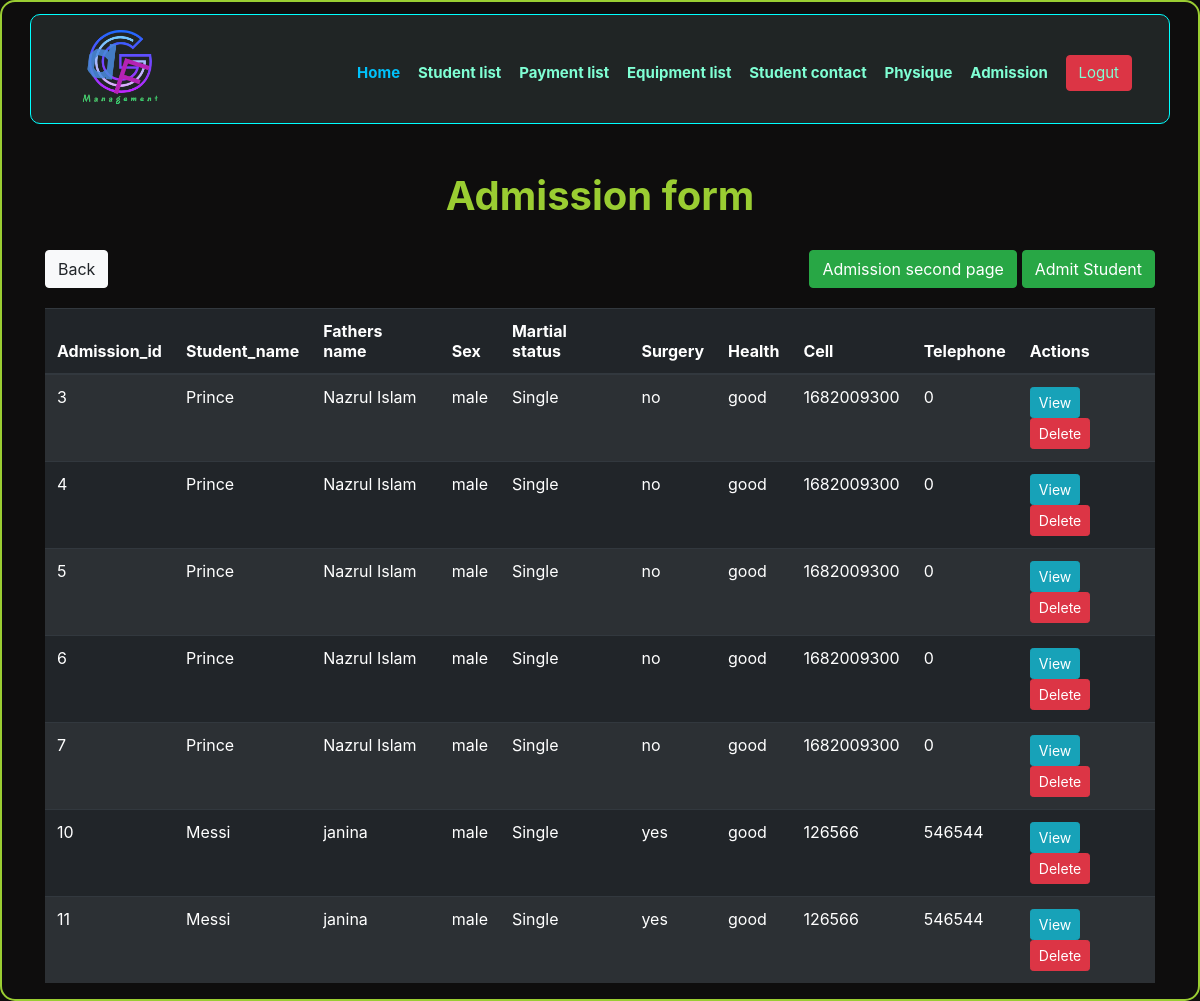
The app's page /admission_form_view.php (signed in) with its own data.
### tables this page shows
CREATE TABLE `admission_form` (
  `Admission_id` int(15) NOT NULL,
  `Student_name` varchar(30) NOT NULL,
  `Fathers_name` varchar(30) NOT NULL,
  `Sex` text NOT NULL,
  `Martial_status` text NOT NULL,
  `Surgery` text NOT NULL,
  `Health` text NOT NULL,
  `Cell` int(15) NOT NULL,
  `Telephone` int(15) NOT NULL,
  `Present_address` varchar(50) NOT NULL,
  `Permanent_address` varchar(50) NOT NULL,
  `Height` varchar(15) NOT NULL,
  `Joining_weight` varchar(15) NOT NULL,
  `Present_weight` varchar(15) NOT NULL,
  `Desire_weight` varchar(15) NOT NULL,
  `Joining_date` date NOT NULL
);

### admission_form_view.php (the view, shortened to what this page needs)
<?php
$db_host = 'localhost';
$db_user = 'root';
$db_pass = '';
$db_name = 'fdg_database';
$conn = mysqli_connect($db_host, $db_user, $db_pass, $db_name);
$sql = 'SELECT *
		FROM admission_form';
$query = mysqli_query($conn, $sql);
?>
<html>
<head>
    <link rel="stylesheet" href="https://stackpath.bootstrapcdn.com/bootstrap/4.1.3/css/bootstrap.min.css">
    <link rel="stylesheet" href="css/style.css">
    <link href="https://unpkg.com/aos@2.3.1/dist/aos.css" rel="stylesheet">
</head>
<body class="neon">
    <section>
        <header class="container" style="background-color:#202525">
            <div class="logo">
                <img src="images/fdg.png" alt="Logo">
            </div>
            <nav class="nav_bar">
                <ul>
                    <li class="active"><a href="success.php">Home</a></li>
                    <li><a class="another_active" href="student_information_view.php">Student list</a></li>
                    <li><a href="payment_information_view.php">Payment list</a></li>
                    <li><a href="equipment_information_view.php">Equipment list</a></li>
                    <li><a href="contact_information_view.php">Student contact</a></li>
                    <li><a href="physique_information_view.php">Physique</a></li>
                    <li><a href="admission_form_view.php">Admission</a></li>
                    <li>
                        <a class="btn btn-danger" href="logout.php">Logut</a></li>
                </ul>
            </nav>
        </header>
    </section>
    <section>
        <div class="container" data-aos="flip-up">
            <br>
            <br>
            <h1>Admission form</h1>
            <div class="back">
                <a class="btn btn-light" href="success.php">Back</a>
            </div>
            <div class="insert">
                <a class="btn btn-success" href="admission_form.php">Admit Student</a>
            </div>
            <div class="inser">
                <a class="btn btn-success" href="admission_form_view2.php">Admission second page</a>
            </div>
            <table class="table table-striped table-dark">
                <thead>
                    <tr>
                        <th scope="col">Admission_id</th>
                        <th scope="col">Student_name</th>
                        <th scope="col">Fathers name</th>
                        <th scope="col">Sex</th>
                        <th scope="col">Martial status</th>
                        <th scope="col">Surgery</th>
                        <th scope="col">Health</th>
                        <th scope="col">Cell</th>
                        <th scope="col">Telephone</th>
                        <th scope="col">Actions</th>
                    </tr>
                </thead>
                <tbody>
                    <?php
            while ($row=mysqli_fetch_assoc($query)){
          ?>
                    <tr>
                        <td>
                            <?php echo $row['Admission_id']; ?>
                        </td>
                        <td>
                            <?php echo $row['Student_name']; ?>
                        </td>
                        <td>
                            <?php echo $row['Fathers_name']; ?>
                        </td>
                        <td>
                            <?php echo $row['Sex']; ?>
                        </td>
                        <td>
                            <?php echo $row['Martial_status']; ?>
                        </td>
                        <td>
                            <?php echo $row['Surgery']; ?>
                        </td>
                        <td>
                            <?php echo $row['Health']; ?>
                        </td>
                        <td>
                            <?php echo $row['Cell']; ?>
                        </td>
                        <td>
                            <?php echo $row['Telephone']; ?>
                        </td>
                        <td>
                            <a class="btn btn-info btn-sm" href="admission_information_indiView.php?Admission_id=<?php echo $row['Admission_id']; ?>">View</a>
                            <a class="btn btn-danger btn-sm" href="admission_delete.php?Admission_id=<?php echo $row['Admission_id']; ?>" onclick="return confirm('Are You sure?')">Delete</a>
                        </td>
                    </tr>
                    <?php } ?>
                </tbody>
            </table>
        </div>
    </section>
</body>
</html>

### css/style.css (style rules this page uses)
header { height: 110px; background-color: aliceblue; border-radius: 10px; }
.logo > img { width: 155px; margin-top: -15px; position: relative; }
.nav_bar > ul > li { list-style: none; display: inline-block; }
.nav_bar > ul > li > a { text-decoration: none; font-size: 15px; margin-left: -8px; margin-right: 22px; color: aquamarine; }
.nav_bar > ul > .active > a { color: #00c1fb; }
.another_active { color: aquamarine; }
.logo { float: left; position: absolute; font-weight: bolder; font-style: italic; color: aliceblue; }
.nav_bar { float: right; margin-top: 40px; font-weight: 700; }
.neon { border-width: 2px; border-style: solid; border-color: #9acd32; border-radius: 15px; }
html { height: 100%; }
body { background-color: #0e0d0d; }
h1 { color: #9acd32; text-align: center; margin-bottom: 30px; font-weight: bold; }
.insert { float: right; color: aqua; margin-bottom: 20px; }
.back { float: left; }
header { background-color: #202525; margin-top: 1%; border-width: 1px; border-style: solid; border-color: aqua; }
.inser { float: right; color: aqua; margin-bottom: 20px; margin-right: 5px; }

### records on screen
admission_form: Admission_id "3", Student_name "Prince", Fathers_name "Nazrul Islam", Sex "male", Martial_status "Single", Surgery "no", Health "good", Cell "1682009300", Telephone "0"
admission_form: Admission_id "4", Student_name "Prince", Fathers_name "Nazrul Islam", Sex "male", Martial_status "Single", Surgery "no", Health "good", Cell "1682009300", Telephone "0"
admission_form: Admission_id "5", Student_name "Prince", Fathers_name "Nazrul Islam", Sex "male", Martial_status "Single", Surgery "no", Health "good", Cell "1682009300", Telephone "0"
admission_form: Admission_id "6", Student_name "Prince", Fathers_name "Nazrul Islam", Sex "male", Martial_status "Single", Surgery "no", Health "good", Cell "1682009300", Telephone "0"
admission_form: Admission_id "7", Student_name "Prince", Fathers_name "Nazrul Islam", Sex "male", Martial_status "Single", Surgery "no", Health "good", Cell "1682009300", Telephone "0"
admission_form: Admission_id "10", Student_name "Messi", Fathers_name "janina", Sex "male", Martial_status "Single", Surgery "yes", Health "good", Cell "126566", Telephone "546544"
admission_form: Admission_id "11", Student_name "Messi", Fathers_name "janina", Sex "male", Martial_status "Single", Surgery "yes", Health "good", Cell "126566", Telephone "546544"
